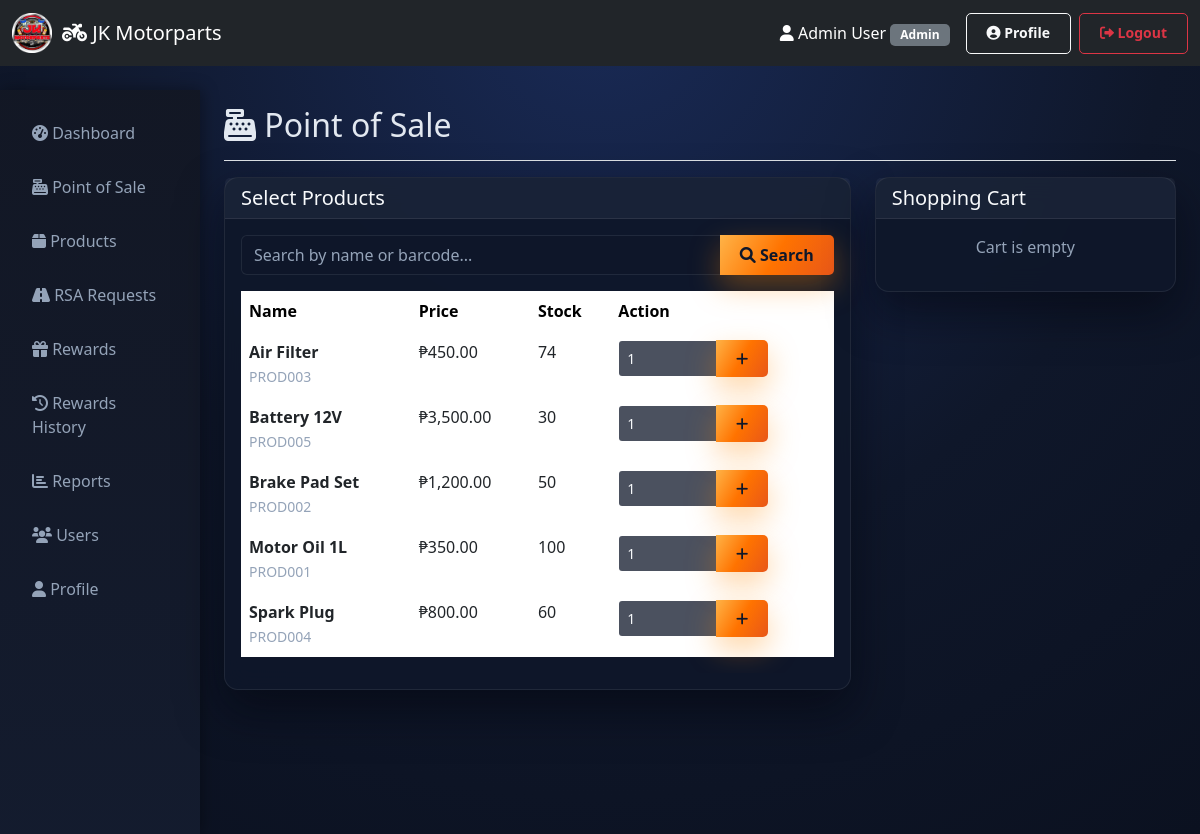
The app's page /pos/index.php (signed in) with its own data.
### tables this page shows
CREATE TABLE `products` (
  `id` int(11) NOT NULL,
  `name` varchar(200) NOT NULL,
  `description` text DEFAULT NULL,
  `price` decimal(10,2) NOT NULL,
  `stock` int(11) DEFAULT 0,
  `barcode` varchar(50) DEFAULT NULL,
  `category` varchar(50) DEFAULT NULL,
  `is_archived` tinyint(1) DEFAULT 0,
  `archived_at` timestamp NULL DEFAULT NULL,
  `date_added` timestamp NOT NULL DEFAULT current_timestamp(),
  `updated_at` timestamp NOT NULL DEFAULT current_timestamp() ON UPDATE current_timestamp()
);

### config/config.php (called while the page is built, shortened)
<?php
function isAdmin() {
    return isset($_SESSION['role']) && $_SESSION['role'] === 'admin';
}
function isCustomer() {
    return isset($_SESSION['role']) && $_SESSION['role'] === 'customer';
}

### pos/index.php (the view, shortened to what this page needs)
<?php
require_once '../config/config.php';
$conn = getDBConnection();
$cart = $_SESSION['pos_cart'];
$search = $_GET['search'] ?? '';
$products_query = "SELECT * FROM products WHERE stock > 0 AND is_archived = 0";
$products_query .= " ORDER BY name LIMIT 50";
if (!empty($search)) {
    $stmt = $conn->prepare($products_query);
    $stmt->bind_param("sss", $search_term, $search_term, $search_term);
    $stmt->execute();
    $products = $stmt->get_result()->fetch_all(MYSQLI_ASSOC);
} else {
    $products = $conn->query($products_query)->fetch_all(MYSQLI_ASSOC);
}
?>
<!DOCTYPE html>
<html lang="en">
<head>
    <link href="https://cdn.jsdelivr.net/npm/bootstrap@5.3.0/dist/css/bootstrap.min.css" rel="stylesheet">
    <link href="https://cdnjs.cloudflare.com/ajax/libs/font-awesome/6.0.0/css/all.min.css" rel="stylesheet">
    <link href="../assets/css/style.css" rel="stylesheet">
</head>
<body>
    <?php include '../includes/header.php'; ?>
    <div class="container-fluid mt-4">
        <div class="row">
            <?php include '../includes/sidebar.php'; ?>
            <main class="col-md-9 ms-sm-auto col-lg-10 px-md-4">
                <div class="d-flex justify-content-between flex-wrap flex-md-nowrap align-items-center pt-3 pb-2 mb-3 border-bottom">
                    <h1 class="h2"><i class="fas fa-cash-register"></i> Point of Sale</h1>
                </div>
                <div class="row">
                    <div class="col-md-8">
                        <div class="card">
                            <div class="card-header">
                                <h5 class="mb-0">Select Products</h5>
                            </div>
                            <div class="card-body">
                                <form method="GET" class="mb-3">
                                    <div class="input-group">
                                        <input type="text" class="form-control" name="search" id="barcode_input" placeholder="Search by name or barcode..." value="<?php echo htmlspecialchars($search); ?>">
                                        <button class="btn btn-primary" type="submit">
                                            <i class="fas fa-search"></i> Search
                                        </button>
                                    </div>
                                </form>
                                <div class="table-responsive">
                                    <table class="table table-hover">
                                        <thead>
                                            <tr>
                                                <th style="color: black;">Name</th>
                                                <th style="color: black;">Price</th>
                                                <th style="color: black;">Stock</th>
                                                <th style="color: black;">Action</th>
                                            </tr>
                                        </thead>
                                        <tbody>
                                            <?php if (empty($products)): ?>
                                                <tr>
                                                    <td colspan="4" class="text-center">No products found</td>
                                                </tr>
                                            <?php else: ?>
                                                <?php foreach ($products as $product): ?>
                                                    <tr>
                                                        <td>
                                                            <strong><?php echo htmlspecialchars($product['name']); ?></strong><br>
                                                            <small class="text-muted"><?php echo htmlspecialchars($product['barcode'] ?? 'N/A'); ?></small>
                                                        </td>
                                                        <td>₱<?php echo number_format($product['price'], 2); ?></td>
                                                        <td><?php echo $product['stock']; ?></td>
                                                        <td>
                                                            <form method="POST" class="d-inline">
                                                                <div class="input-group" style="width: 150px;">
                                                                    <input type="number" class="form-control form-control-sm" name="quantity" value="1" min="1" max="<?php echo $product['stock']; ?>" required>
                                                                    <button class="btn btn-sm btn-primary" type="submit" name="add_to_cart">
                                                                        <i class="fas fa-plus"></i>
                                                                    </button>
                                                                </div>
                                                            </form>
                                                        </td>
                                                    </tr>
                                                <?php endforeach; ?>
                                            <?php endif; ?>
                                        </tbody>
                                    </table>
                                </div>
                            </div>
                        </div>
                    </div>
                    <div class="col-md-4">
                        <div class="card">
                            <div class="card-header d-flex justify-content-between">
                                <h5 class="mb-0">Shopping Cart</h5>
                            </div>
                            <div class="card-body text-white">
                                <?php if (empty($cart)): ?>
                                    <p class="text-center text-muted">Cart is empty</p>
                                <?php endif; ?>
                            </div>
                        </div>
                    </div>
                </div>
            </main>
        </div>
    </div>
</body>
</html>

### includes/header.php
<?php
require_once __DIR__ . '/../config/config.php';
?>
<nav class="navbar navbar-dark bg-dark sticky-top">
    <div class="container-fluid">
        <a class="navbar-brand d-flex align-items-center" href="<?php echo isCustomer() ? '../customer/home.php' : '../dashboard/index.php'; ?>">
            <img src="../jk motors.png"
                 alt="Logo"
                 style="height: 40px; width: auto; margin-right: 10px;">
            <span><i class="fas fa-motorcycle"></i> <?php echo SITE_NAME; ?></span>
        </a>
        <div class="d-flex">
            <span class="navbar-text text-white me-3">
                <i class="fas fa-user"></i> <?php echo $_SESSION['user_name']; ?>
                <span class="badge bg-secondary"><?php echo ucfirst($_SESSION['role']); ?></span>
            </span>
            <a class="btn btn-outline-light btn-sm" href="../dashboard/profile.php">
                <i class="fas fa-user-circle"></i> Profile
            </a>
            <a class="btn btn-outline-danger btn-sm ms-2" href="../auth/logout.php">
                <i class="fas fa-sign-out-alt"></i> Logout
            </a>
        </div>
    </div>
</nav>

### includes/sidebar.php (shortened to what this page needs)
<?php
require_once __DIR__ . '/../config/config.php';
?>
<nav class="col-md-3 col-lg-2 d-md-block bg-light sidebar">
    <div class="position-sticky pt-3">
        <ul class="nav flex-column">
            <li class="nav-item">
                <?php if (isCustomer()): ?>
                    <a class="nav-link <?php echo (basename(dirname($_SERVER['PHP_SELF'])) == 'customer' && basename($_SERVER['PHP_SELF']) == 'home.php') ? 'active' : ''; ?>" href="../customer/home.php">
                        <i class="fas fa-home"></i> Home
                    </a>
                <?php else: ?>
                    <a class="nav-link <?php echo (basename(dirname($_SERVER['PHP_SELF'])) == 'dashboard' && basename($_SERVER['PHP_SELF']) == 'index.php') ? 'active' : ''; ?>" href="../dashboard/index.php">
                        <i class="fas fa-tachometer-alt"></i> Dashboard
                    </a>
                <?php endif; ?>
            </li>
            <?php if (isAdmin()): ?>
                <li class="nav-item">
                    <a class="nav-link" href="../pos/index.php">
                        <i class="fas fa-cash-register"></i> Point of Sale
                    </a>
                </li>
                <li class="nav-item">
                    <a class="nav-link" href="../pos/products.php">
                        <i class="fas fa-box"></i> Products
                    </a>
                </li>
                <li class="nav-item">
                    <a class="nav-link" href="../rsa/index.php">
                        <i class="fas fa-road"></i> RSA Requests
                    </a>
                </li>
                <li class="nav-item">
                    <a class="nav-link" href="../rewards/index.php">
                        <i class="fas fa-gift"></i> Rewards
                    </a>
                </li>
                <li class="nav-item">
                    <a class="nav-link" href="../rewards/history.php">
                        <i class="fas fa-history"></i> Rewards History
                    </a>
                </li>
                <li class="nav-item">
                    <a class="nav-link" href="../dashboard/reports.php">
                        <i class="fas fa-chart-bar"></i> Reports
                    </a>
                </li>
                <li class="nav-item">
                    <a class="nav-link" href="../dashboard/users.php">
                        <i class="fas fa-users"></i> Users
                    </a>
                </li>
            <?php endif; ?>
            <li class="nav-item">
                <a class="nav-link" href="../dashboard/profile.php">
                    <i class="fas fa-user"></i> Profile
                </a>
            </li>
        </ul>
    </div>
</nav>

### assets/css/style.css (style rules this page uses)
body { font-family: 'Segoe UI', Tahoma, Geneva, Verdana, sans-serif; background: radial-gradient(circle at top, #192a56 0%, #0f172a 55%, #0b1120 100%); color: #e2e8f0; }
.sidebar { min-height: calc(100vh - 56px); background: linear-gradient(180deg, rgba(6,11,25,0.95) 0%, rgba(15,23,42,0.98) 100%); box-shadow: 2px 0 15px rgba(0,0,0,0.35); }
.sidebar .nav-link { color: #94a3b8; padding: 10px 20px; margin: 5px 0; border-radius: 5px; transition: background-color 0.2s ease, color 0.2s ease; }
.card { border: 1px solid rgba(255, 255, 255, 0.08); border-radius: 14px; background: rgba(15, 23, 42, 0.92); backdrop-filter: blur(12px); box-shadow: 0 20px 45px rgba(4, 6, 14, 0.55); margin-bottom: 20px; }
.card-header { background: rgba(148, 163, 184, 0.08); border-bottom: 1px solid rgba(255,255,255,0.08); font-weight: 600; color: #f8fafc; }
.table { background-color: transparent; color: #e2e8f0; }
.btn { border-radius: 5px; padding: 8px 20px; font-weight: 600; }
.badge { padding: 5px 10px; border-radius: 5px; font-weight: 600; }
.form-control, .form-select { background-color: rgba(15, 23, 42, 0.75); border: 1px solid rgba(255, 255, 255, 0.08); color: #f8fafc; }
.form-control::placeholder { color: #94a3b8; }
.text-muted { color: #94a3b8 !important; }
.btn-primary { background: linear-gradient(120deg, #ffb347 0%, #ff7300 50%, #e85719 100%); border: none; color: #0f172a; box-shadow: 0 12px 30px rgba(255, 138, 0, 0.35); }
.table thead th { color: #f8fafc; border-bottom-color: rgba(255,255,255,0.08); }
.table tbody tr { border-color: rgba(255,255,255,0.05); }

### records on screen
products: name "Air Filter", barcode "PROD003", price "450.00", stock "74"
products: name "Battery 12V", barcode "PROD005", price "3,500.00", stock "30"
products: name "Brake Pad Set", barcode "PROD002", price "1,200.00", stock "50"
products: name "Motor Oil 1L", barcode "PROD001", price "350.00", stock "100"
products: name "Spark Plug", barcode "PROD004", price "800.00", stock "60"

### other values on screen
SITE_NAME "JK Motorparts"
$_SESSION['user_name'] "Admin User"
$_SESSION['role'] "Admin"
